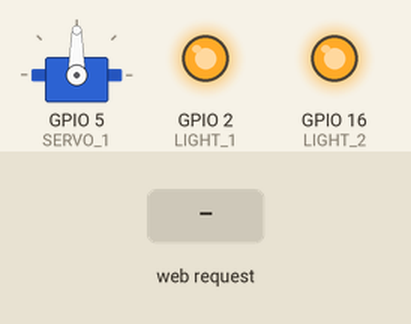
This sketch was run on a simulated ESP8266 (NodeMCU). On the bench: servo, output pins drawn as LEDs (lit = HIGH). The inputs (shaded band) are chosen by the test bench. What the sketch prints to the serial monitor is not drawn.

Above: at 2.2 s.
2.3 s: HTTP request GET /left received
At 3.0 s:
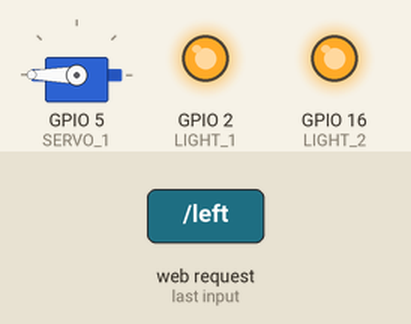
3.8 s: HTTP request GET /right received
At 4.1 s:
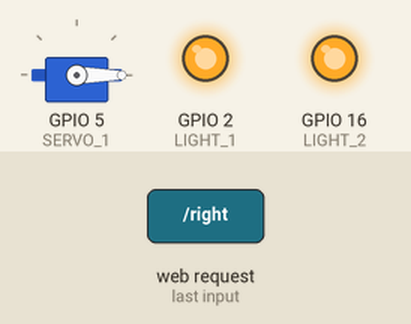
5.3 s: HTTP request GET /light/1/on received
At 6.5 s:
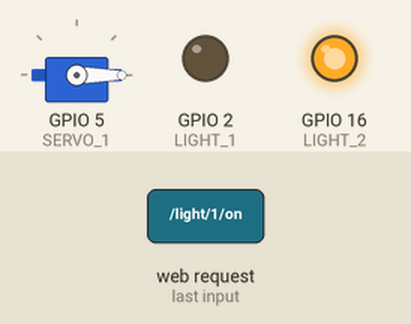
6.8 s: HTTP request GET /straight received
At 7.6 s:
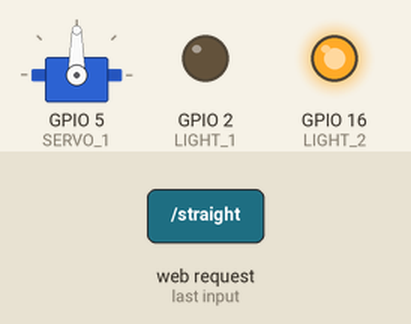
8.3 s: HTTP request GET /light/2/on received
At 8.8 s:
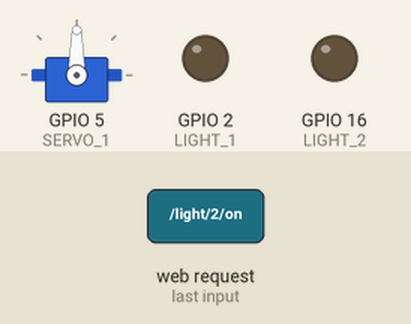
9.8 s: HTTP request GET /light/1/off received
At 11.1 s:
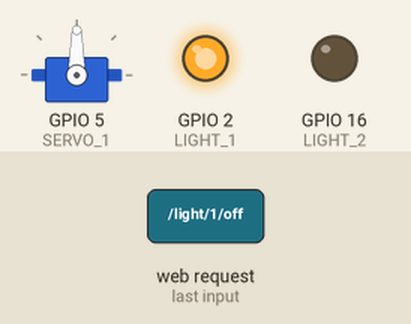
Timing chart, 0 to 12.3 s (numbered marks = the images above; inputs shaded):
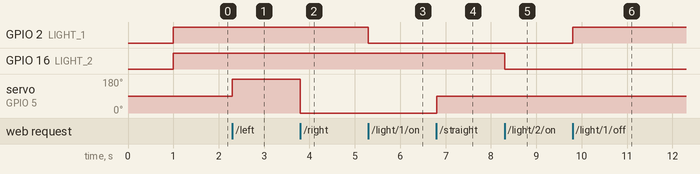

Measured:
- after the input at 2.3 s, servo on GPIO 5 (SERVO_1): 90° → 180° at once
- after the input at 3.8 s, servo on GPIO 5 (SERVO_1): 180° → 0° at once
- after the input at 5.3 s, GPIO 2 (LIGHT_1): HIGH → LOW at once
- after the input at 6.8 s, servo on GPIO 5 (SERVO_1): 0° → 90° at once
- after the input at 8.3 s, GPIO 16 (LIGHT_2): HIGH → LOW at once
- after the input at 9.8 s, GPIO 2 (LIGHT_1): LOW → HIGH at once

The sketch:

codeFor42.ino
```cpp
/*
D0 = GPIO16;
D1 = GPIO5;
D2 = GPIO4;
D3 = GPIO0;
D4 = GPIO2;
D5 = GPIO14;
D6 = GPIO12;
D7 = GPIO13;
D8 = GPIO15;
D9 = GPIO3;
D10 = GPIO1;
 */
/* Create a WiFi access point and provide a web server on it. */

#include <ESP8266WiFi.h>
#include <WiFiClient.h>
#include <ESP8266WebServer.h>
#include <Servo.h>

/* Set these to your desired credentials. */
const char *ssid = "MackieLand";
const char *password = "thereisnospoon";
// http://192.168.4.1/left
// http://192.168.4.1/right

ESP8266WebServer server(80);
Servo myservo;  // create servo object to control a servo
                // twelve servo objects can be created on most boards

int LIGHT_1 = 2;
int LIGHT_2 = 16;
int SERVO_1 = 5;


const char* status_on = "on";
const char* status_off = "off";
const char* status_straight = "STRAIGHT";
const char* status_right = "RIGHT";
const char* status_left = "LEFT";
const char* light1_status = status_on;
const char* light2_status = status_on;
const char* direction_status = status_left;


char buffer[1024];

const char* format =
         "<html>"
             "<head> <title> MackieLand Main Page </title> </head>"
             "<body>"
                 "<h2> MackieLand Home Page </h2>"
                 "<h2> Status </h2>"
                      "<ul>"
                          "<li> light 1: %s</li>"  //arg 1
                          "<li> light 2: %s</li>"  //arg 2
                          "<li> Direction: %s </li>" //arg 3
                      "</ul>"
                 "<h2 align=\"center\"> Commands </h2>"
                 "<p align=\"center\">"
                      " <a href=\"/\"> Status </a>  "
                 "</p>"
                 "<table align=\"center\" style=\"width:100%\">"
                      "<tr> <td> - </td></tr>"
                      "<tr>"
                           "<td>Light 1</td>"
                           "<td><a href=\"/light/1/on\"> ON </a> </td>"
                           "<td><a href=\"/light/1/off\"> OFF </a> </td>"
                      "</tr>"
                      "<tr> <td> - </td></tr>"
                      "<tr>"
                           "<td>Light 2</td>"
                           "<td><a href=\"/light/2/on\"> ON </a> </td>"
                           "<td><a href=\"/light/2/off\"> OFF </a> </td>"
                      "</tr>"
                 "</table>"
                 "<table align=\"center\" style=\"width:100%\">"
                      "<tr> <td> - </td></tr>"
                      "<tr>"
                           "<td> Servo </td>"
                           "<td> <a href=\"/left\"> counterclockwise </a> </td>"
                           "<td> <a href=\"/straight\"> Go straight </a>  </td>"
                           "<td> <a href=\"/right\"> Rotate clockwise </a> </td>"
                      "</tr>"
                 "</table>"
              "</body>"
           "</html>";

char* thePage() {
  snprintf(buffer, 1024, format, light1_status, light2_status, direction_status);
  return buffer;
}


/* Just a little test message.  Go to http://192.168.4.1 in a web browser
 * connected to this access point to see it.
 */
void handleRoot() {
  server.send(200, "text/html", thePage());
}

void turnOn_1() {
  light1_status = status_on;
  server.send(200, "text/html", thePage());
  digitalWrite(LIGHT_1, LOW);
}
void turnOff_1() {
  light1_status = status_off;
  server.send(200, "text/html", thePage());
  digitalWrite(LIGHT_1, HIGH);
}

void turnOn_2() {
  light2_status = status_on;
  server.send(200, "text/html", thePage());
  digitalWrite(LIGHT_2, LOW);
}
void turnOff_2() {
  light2_status = status_off;
  server.send(200, "text/html", thePage());
  digitalWrite(LIGHT_2, HIGH);
}

void handleLeft() {
  direction_status = status_left;
  server.send(200, "text/html", thePage());
  myservo.write(180);
}

void handleRight() {
  direction_status = status_right;
  server.send(200, "text/html", thePage());
  myservo.write(0);
}

void handleStraight() {
  direction_status = status_straight;
  server.send(200, "text/html", thePage());
  myservo.write(90);
}

void setup() {
	delay(1000);
	Serial.begin(115200);
	Serial.println();
	Serial.print("Configuring access point...");
	/* You can remove the password parameter if you want the AP to be open. */
	WiFi.softAP(ssid, password);

	IPAddress myIP = WiFi.softAPIP();
	Serial.print("AP IP address: ");
	Serial.println(myIP);
	server.on("/", handleRoot);
  server.on("/left", handleLeft);
  server.on("/right", handleRight);
  server.on("/straight", handleStraight);
  server.on("/light/1/on", turnOn_1);
  server.on("/light/1/off", turnOff_1);
  server.on("/light/2/on", turnOn_2);
  server.on("/light/2/off", turnOff_2);
	server.begin();
	Serial.println("HTTP server started");

   pinMode(LIGHT_1, OUTPUT);     // Initialize GPIO2 pin as an output
   digitalWrite(LIGHT_1, HIGH);
   pinMode(LIGHT_2, OUTPUT);     // Initialize GPIO2 pin as an output
   digitalWrite(LIGHT_2, HIGH);
   myservo.attach(SERVO_1);  // attaches the servo on D1 to the servo object
   thePage();
   int len = strlen(buffer);
   Serial.print("Buffer Length:");
   Serial.println(len);
}

void loop() {
	server.handleClient();
}
```
